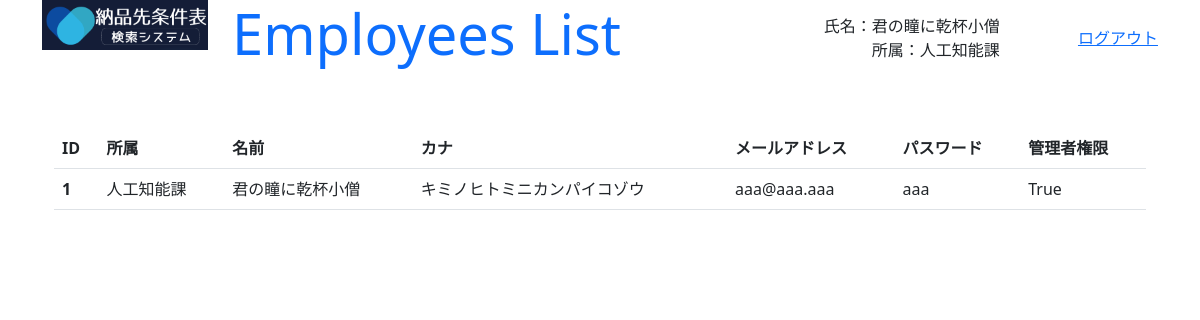
/show_employees_list (signed in), run on an earlier commit of the app's database.
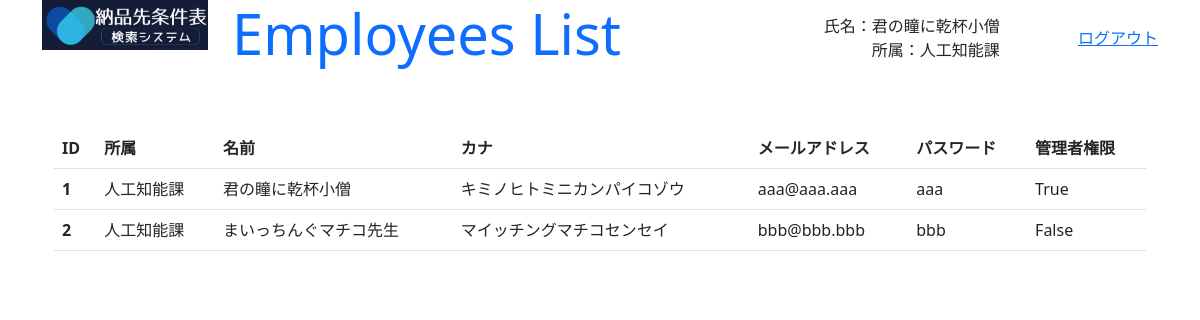
And on a later commit of the database.
### GreenLine/models.py (models this page shows)
class Employee(models.Model) :
    organization = models.ForeignKey(Organization, on_delete=models.CASCADE)
    name = models.CharField(max_length=200, default='')
    kana = models.CharField(max_length=200, default='')
    mail = models.EmailField(max_length=200, default='')
    password = models.CharField(max_length=200, default='')
    auth = models.BooleanField(default=False)

class Organization(models.Model) :
    name = models.CharField(max_length=200, default='')

### GreenLine/views.py (the view)
# urls.py: path('show_employees_list', show_employees_list, name="show_employees_list"),
@csrf_exempt
def show_employees_list(request) :
    employee = get_employee(request, True)
    if not employee :
        return redirect('admin_login')
    params = {
        'title' : 'Employees List',
        'msg' : '',
        'name' : employee.name,
        'organizaion' : employee.organization.name,
        'list' : Employee.objects.all(),
    }
    return render(request, 'show_employees_list.html', params)

### GreenLine/views.py (called while the page is built)
def get_employee(request, auth_flg) :
    if not 'employee' in request.session :
        return None
    employee = Employee.objects.filter(id=request.session['employee']).first()
    if not employee :
        return None
    if auth_flg and not employee.auth :
        return None
    return employee

### GreenLine/templates/show_employees_list.html (shortened to what this page needs)
{% load static %}
<!doctype html>
<html lang="ja">
<head>
    <link href="https://cdn.jsdelivr.net/npm/bootstrap@5.3.0-alpha1/dist/css/bootstrap.min.css" rel="stylesheet">
</head>
<body class="container" style="height: 95vh;">
    <div class="row align-items-start">
        <div class="col-2"><img src="{% static 'title.png' %}" width="100%"></div>
        <div id="main_header" class="col-10 container" style="height: 10vh; padding-bottom: 10px;">
            <div class="row align-items-center">
            <div class="col-6 text-start"><h1 class="display-4 text-primary">{{ title }}</h1></div>
            <div class="col-4 container">
                <div class="row"><div class="col text-end">氏名：{{ name }}</div></div>
                <div class="row"><div class="col text-end">所属：{{ organizaion }}</div></div>
            </div>
            <div class="col-2 container">
                <div class="row"><div class="col text-end"><a href="{% url 'admin_login' %}">ログアウト</a></div></div>
            </div>
            </div>
        </div>
    </div>
    <div id="employees_list" class="container mt-5">
        <table class=table>
            <thead>
                <tr>
                    <th scope="col">ID</th>
                    <th scope="col">所属</th>
                    <th scope="col">名前</th>
                    <th scope="col">カナ</th>
                    <th scope="col">メールアドレス</th>
                    <th scope="col">パスワード</th>
                    <th scope="col">管理者権限</th>
                </tr>
            </thead>
            <tbody>
            {% for e in list %}
                <tr>
                    <th scope="row">{{ e.id }}</td>
                    <td>{{ e.organization.name }}</td>
                    <td>{{ e.name }}</td>
                    <td>{{ e.kana }}</td>
                    <td>{{ e.mail }}</td>
                    <td>{{ e.password }}</td>
                    <td>{{ e.auth }}</td>
                </tr>
            {% endfor %}
            </tbody>
        </table>
    </div>
</body>
</html>

What changed in the data, as far as the page shows it:
added Employee: id "2", organization.name "人工知能課", name "まいっちんぐマチコ先生", kana "マイッチングマチコセンセイ", mail "bbb@bbb.bbb", password "bbb", auth "False"
